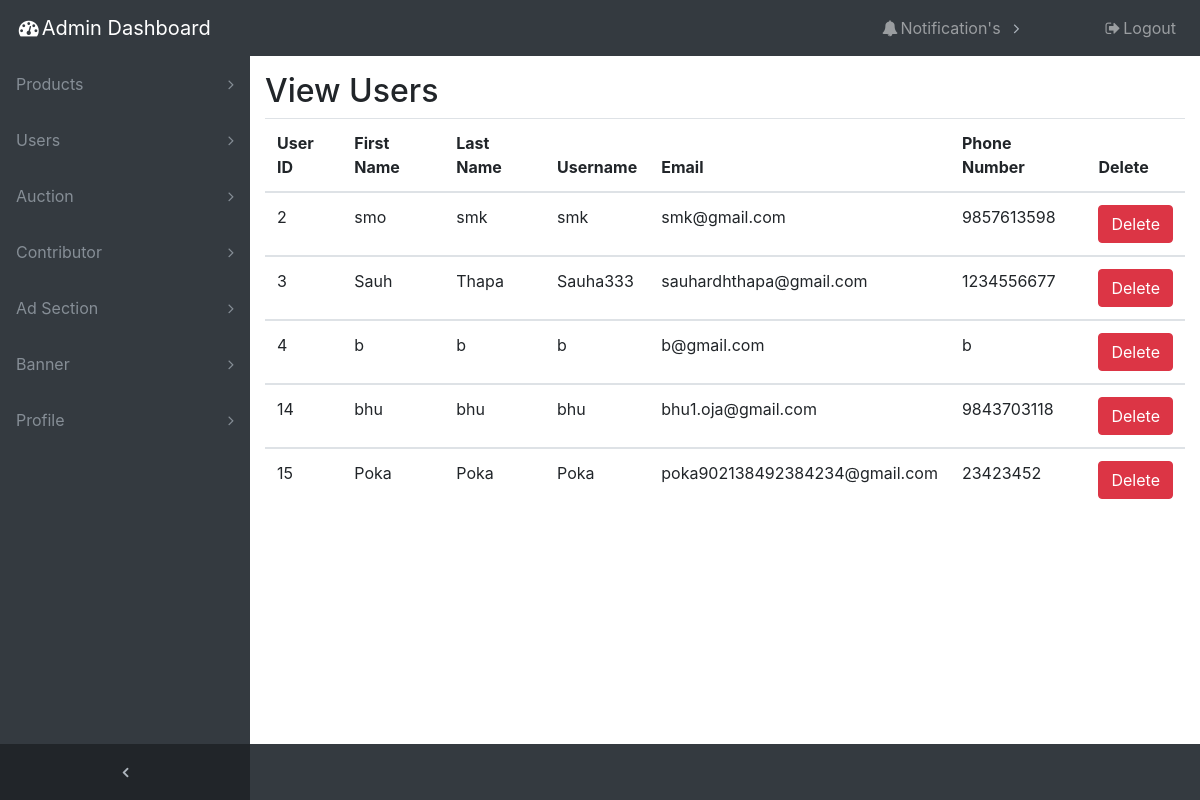
The page /cpanel/admin/user/viewuser.php (signed in) on the database its author committed.
### tables this page shows
CREATE TABLE `users` (
  `user_id` int(11) NOT NULL,
  `oauth_provider` enum('','facebook','google') NOT NULL,
  `oauth_uid` varchar(100) NOT NULL,
  `first_name` varchar(50) NOT NULL,
  `last_name` varchar(50) NOT NULL,
  `username` varchar(50) NOT NULL,
  `picture` varchar(255) NOT NULL,
  `phone_number` varchar(15) NOT NULL,
  `state` varchar(50) NOT NULL,
  `city` varchar(50) NOT NULL,
  `street` varchar(50) NOT NULL,
  `email` varchar(50) NOT NULL,
  `password` varchar(50) NOT NULL,
  `user_role` varchar(20) NOT NULL,
  `user_status` varchar(255) NOT NULL,
  `token` varchar(255) NOT NULL,
  `created` datetime NOT NULL DEFAULT CURRENT_TIMESTAMP,
  `login_status` int(11) NOT NULL
);

### cpanel/admin/user/viewuser.php (the view, shortened to what this page needs)
<?php
  $query = "select * from users WHERE user_status='active' AND user_role='user'";
  $result = mysqli_query($conn, $query);
  $users = mysqli_fetch_all($result, MYSQLI_ASSOC);
?>
<?php include '../inc/header.php' ?>
<?php include '../inc/navigation.php' ?>
<div class="content-wrapper">
    <div class="container-fluid">
    <h2>View Users</h2>
    <form action="deleteuser.php" method="POST">
         <table class="table">
           <thead>
             <tr>
               <th>User ID</th>
               <th>First Name</th>
               <th>Last Name</th>
               <th>Username</th>
               <th>Email</th>
               <th>Phone Number</th>
               <th>Delete</th>
             </tr>
           </thead>
           <?php foreach($users as $user) : ?>
                <tbody>
                  <tr>
                    <td><?php echo $user['user_id']; ?></td>
                    <td><?php echo $user['first_name']; ?></td>
                    <td><?php echo $user['last_name']; ?></td>
                    <td><?php echo $user['username']; ?></td>
                    <td><?php echo $user['email']; ?></td>
                    <td><?php echo $user['phone_number']; ?></td>
                    <td><button type="submit" name="btn_delete" class="btn btn-danger" value="<?php echo $user['user_id']; ?>">Delete</button></td>
                  </tr>
                </tbody>
              <?php endforeach; ?>
           </table>
         </form>
    </div>
  </div>
  <?php include '../inc/footer.php' ?>

### cpanel/admin/inc/style.css (style rules this page uses)
html { position: relative; min-height: 100%; }
body { overflow-x: hidden; background-color:#5d8aa8; }
body.sticky-footer { margin-bottom: 56px; }
body.sticky-footer .content-wrapper { min-height: calc(100vh - 56px - 56px) }
body.fixed-nav { padding-top: 56px; }
.content-wrapper { min-height: calc(100vh - 56px); padding-top: 1rem; }
.content-wrapper { overflow-x: hidden; background: white; }
@media (min-width: 992px) { .content-wrapper { margin-left: 250px; } }

### rows shown on the page
users: user_id "2", first_name "smo", last_name "smk", username "smk", email "smk@gmail.com", phone_number "9857613598"
users: user_id "3", first_name "Sauh", last_name "Thapa", username "Sauha333", email "sauhardhthapa@gmail.com", phone_number "1234556677"
users: user_id "4", first_name "b", last_name "b", username "b", email "b@gmail.com", phone_number "b"
users: user_id "14", first_name "bhu", last_name "bhu", username "bhu", email "bhu1.oja@gmail.com", phone_number "9843703118"
users: user_id "15", first_name "Poka", last_name "Poka", username "Poka", email "poka902138492384234@gmail.com", phone_number "23423452"
